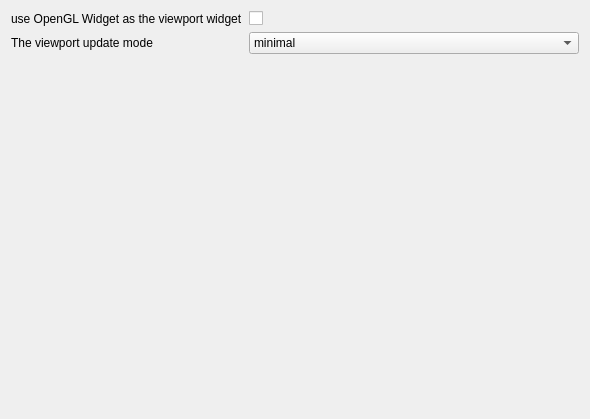
<?xml version="1.0" encoding="UTF-8"?>
<ui version="4.0">
 <class>GraphicsSettingDialog</class>
 <widget class="QDialog" name="GraphicsSettingDialog">
  <property name="geometry">
   <rect>
    <x>0</x>
    <y>0</y>
    <width>590</width>
    <height>419</height>
   </rect>
  </property>
  <property name="windowTitle">
   <string>Dialog</string>
  </property>
  <layout class="QFormLayout" name="formLayout">
   <item row="0" column="0">
    <widget class="QLabel" name="label">
     <property name="text">
      <string>use OpenGL Widget as the viewport widget</string>
     </property>
    </widget>
   </item>
   <item row="0" column="1">
    <widget class="QCheckBox" name="openglviewportCheckBox">
     <property name="text">
      <string/>
     </property>
    </widget>
   </item>
   <item row="1" column="0">
    <widget class="QLabel" name="label_2">
     <property name="text">
      <string>The viewport update mode</string>
     </property>
    </widget>
   </item>
   <item row="1" column="1">
    <widget class="QComboBox" name="viewportUpdateComboBox">
     <item>
      <property name="text">
       <string>minimal</string>
      </property>
     </item>
     <item>
      <property name="text">
       <string>smart</string>
      </property>
     </item>
     <item>
      <property name="text">
       <string>full</string>
      </property>
     </item>
     <item>
      <property name="text">
       <string>no update</string>
      </property>
     </item>
    </widget>
   </item>
  </layout>
 </widget>
 <resources/>
 <connections/>
</ui>
